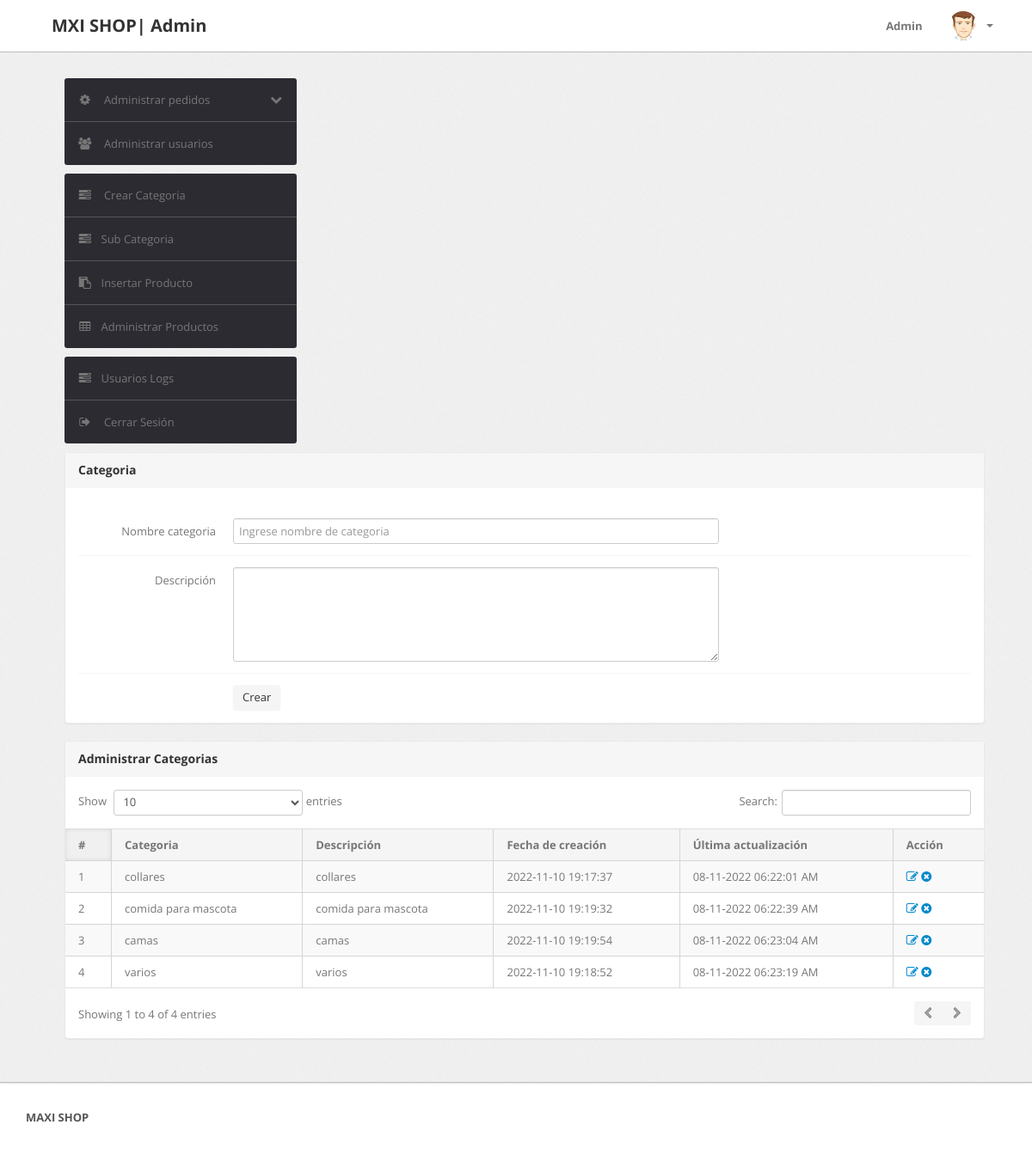
The app's page /admin/category.php (signed in) with its own data.
### tables this page shows
CREATE TABLE `category` (
  `id` int(11) NOT NULL,
  `categoryName` varchar(255) DEFAULT NULL,
  `categoryDescription` longtext DEFAULT NULL,
  `creationDate` timestamp NOT NULL DEFAULT current_timestamp(),
  `updationDate` varchar(255) DEFAULT NULL
);

### admin/category.php (the view, shortened to what this page needs)
<?php
include('include/config.php');
if(strlen($_SESSION['alogin'])==0)
	{
header('location:index.php');
}
else{
?>
<!DOCTYPE html>
<html lang="es">
<head>
	<link type="text/css" href="bootstrap/css/bootstrap.min.css" rel="stylesheet">
	<link type="text/css" href="bootstrap/css/bootstrap-responsive.min.css" rel="stylesheet">
	<link type="text/css" href="css/theme.css" rel="stylesheet">
	<link type="text/css" href="images/icons/css/font-awesome.css" rel="stylesheet">
</head>
<body>
<?php include('include/header.php');?>
	<div class="wrapper">
		<div class="container">
			<div class="row">
<?php include('include/sidebar.php');?>
			<div class="span11">
					<div class="content">
						<div class="module">
							<div class="module-head">
								<h3>Categoria</h3>
							</div>
							<div class="module-body">
									<br />
			<form class="form-horizontal row-fluid" name="Category" method="post" >
<div class="control-group">
<label class="control-label" for="basicinput">Nombre categoria</label>
<div class="controls">
<input type="text" placeholder="Ingrese nombre de categoria"  name="category" class="span8 tip" required>
</div>
</div>
<div class="control-group">
											<label class="control-label" for="basicinput">Descripción</label>
											<div class="controls">
												<textarea class="span8" name="description" rows="5"></textarea>
											</div>
										</div>
	<div class="control-group">
											<div class="controls">
												<button type="submit" name="submit" class="btn">Crear</button>
											</div>
										</div>
									</form>
							</div>
						</div>
	<div class="module">
							<div class="module-head">
								<h3>Administrar Categorias</h3>
							</div>
							<div class="module-body table">
								<table cellpadding="0" cellspacing="0" border="0" class="datatable-1 table table-bordered table-striped	 display" width="100%">
									<thead>
										<tr>
											<th>#</th>
											<th>Categoria</th>
											<th>Descripción</th>
											<th>Fecha de creación</th>
											<th>Última actualización</th>
											<th>Acción</th>
										</tr>
									</thead>
									<tbody>
<?php $query=mysqli_query($con,"select * from category");
$cnt=1;
while($row=mysqli_fetch_array($query))
{
?>
										<tr>
											<td><?php echo htmlentities($cnt);?></td>
											<td><?php echo htmlentities($row['categoryName']);?></td>
											<td><?php echo htmlentities($row['categoryDescription']);?></td>
											<td> <?php echo htmlentities($row['creationDate']);?></td>
											<td><?php echo htmlentities($row['updationDate']);?></td>
											<td>
											<a href="edit-category.php?id=<?php echo $row['id']?>" ><i class="icon-edit"></i></a>
											<a href="category.php?id=<?php echo $row['id']?>&del=delete" onClick="return confirm('Are you sure you want to delete?')"><i class="icon-remove-sign"></i></a></td>
										</tr>
										<?php $cnt=$cnt+1; } ?>
								</table>
							</div>
						</div>
					</div>
				</div>
			</div>
		</div>
	</div>
<?php include('include/footer.php');?>
</body>
<?php } ?>

### records on screen
category: categoryName "collares", categoryDescription "collares", creationDate "2022-11-10 19:17:37", updationDate "08-11-2022 06:22:01 AM"
category: categoryName "comida para mascota", categoryDescription "comida para mascota", creationDate "2022-11-10 19:19:32", updationDate "08-11-2022 06:22:39 AM"
category: categoryName "camas", categoryDescription "camas", creationDate "2022-11-10 19:19:54", updationDate "08-11-2022 06:23:04 AM"
category: categoryName "varios", categoryDescription "varios", creationDate "2022-11-10 19:18:52", updationDate "08-11-2022 06:23:19 AM"
